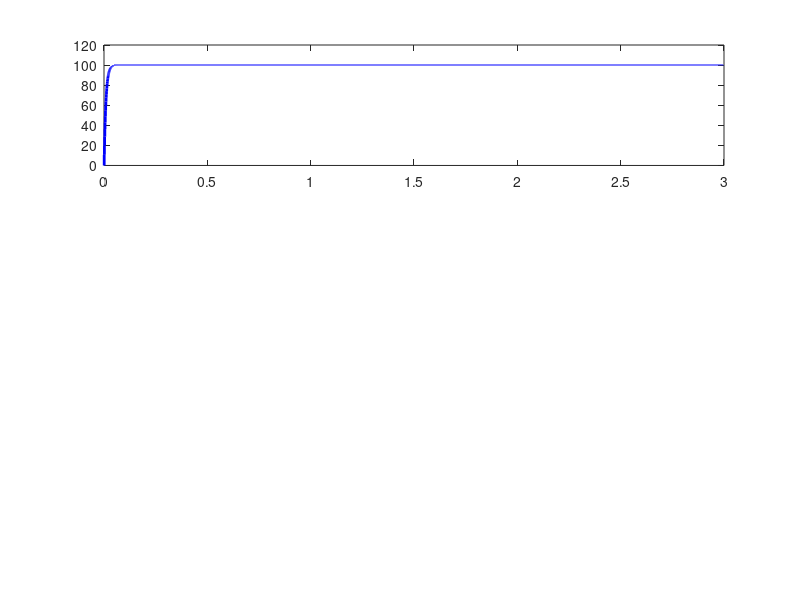

This chart was generated by the following MATLAB code: (Note: this script raises an error after producing the figure.)
clear;
load('result_data.mat')
y1 = y(:,1);
y2 = y(:,2);
u1 = u(:,1);
u2 = u(:,2);

w1 = x(:,1);
w2 = x(:,2);

% Input after amplifier
ug1 = u_gain(:,1);
ug2 = u_gain(:,2);

% Input disturbance
dist1 = dist(:,1);
dist2 = dist(:,2);

figure(10)
subplot(311)
plot(time,y1,'b', 'LineWidth',2)
refline([0 y_star(1)])
grid minor
title('Jockey Wheel Speed')
ylabel('Speed [rad/s]')

subplot(312)
plot(time,y2,'r', 'LineWidth',2)
refline([0 y_star(2)])
grid minor
title('Tension Arm Displacement')
ylabel('Displacement [m]')



subplot(313)
plot(time,u1,'b', time, u2, '--r', 'LineWidth',2)
%axis([0 Tsim -11 11])
title('Control effort')
legend('u1', 'u2');
grid minor
ylabel('Voltage [V]')

xlabel('Time [s]')


%% Input Disturbance
% figure(11)
% plot(time, ug1, 'r', time, ug2, 'b', time, dist1, 'g', time, dist2, 'm', 'LineWidth', 2);
% legend('u1', 'u2', 'dist1', 'dist2');
% title('Input Disturbance')
% ylabel('Torque [Nm]')
% grid
